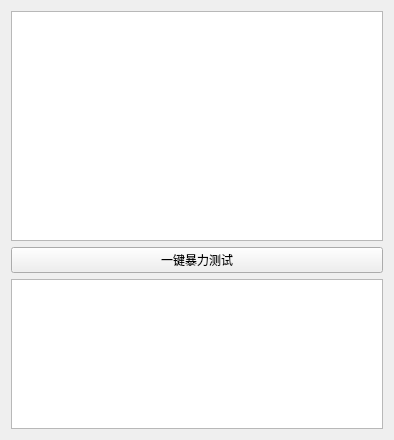
<?xml version="1.0" encoding="UTF-8"?>
<ui version="4.0">
 <class>MainWindow</class>
 <widget class="QWidget" name="MainWindow">
  <property name="geometry">
   <rect>
    <x>0</x>
    <y>0</y>
    <width>394</width>
    <height>440</height>
   </rect>
  </property>
  <property name="windowTitle">
   <string>Ewnd Ultimate</string>
  </property>
  <layout class="QGridLayout" name="gridLayout">
   <item row="0" column="0">
    <widget class="QListWidget" name="windowList">
     <property name="selectionMode">
      <enum>QAbstractItemView::ExtendedSelection</enum>
     </property>
    </widget>
   </item>
   <item row="2" column="0">
    <widget class="QPlainTextEdit" name="outMsg">
     <property name="maximumSize">
      <size>
       <width>16777215</width>
       <height>150</height>
      </size>
     </property>
     <property name="readOnly">
      <bool>true</bool>
     </property>
    </widget>
   </item>
   <item row="1" column="0">
    <widget class="QPushButton" name="oneKeyTest">
     <property name="text">
      <string>一键暴力测试</string>
     </property>
    </widget>
   </item>
  </layout>
 </widget>
 <resources/>
 <connections/>
</ui>
